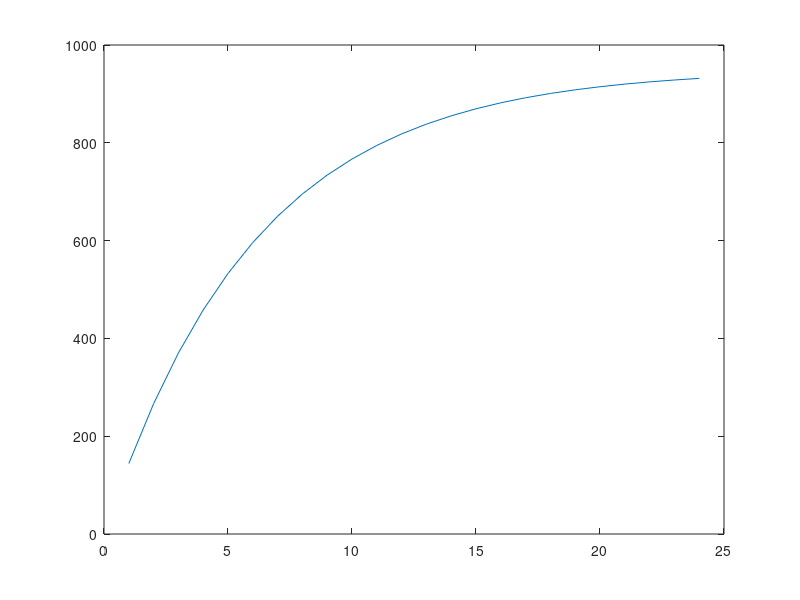

Recreate this plot in MATLAB.
h = 6.25; %[2 6 12]; %half-life of slash
a = 0.1646 %log(2)./(h); % decay rate
e = 0.95; % efficacy of slash
MBR = 1000;
t = 1:24;

x = MBR.*e.*(1-exp(-a.*t'));
plot(t,x);

% smaller value of a indicates longer lasting effects of slash, slower
% return